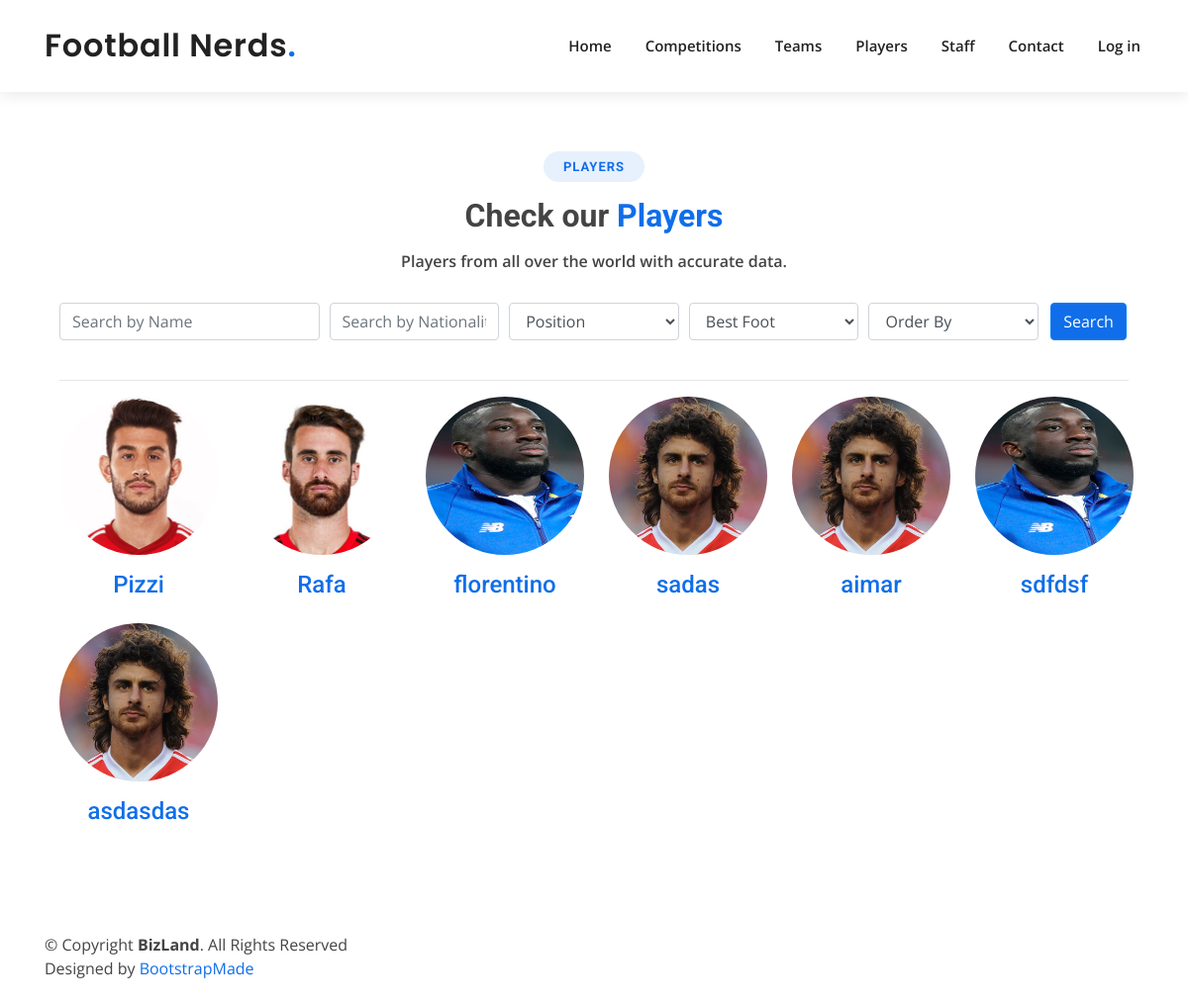
Screenshot of /players/ with the database file from the repository.
### app/models.py (models this page shows, shortened)
class Player(models.Model):
    POSITION_CHOICES = (
        ('Striker', 'ST-Striker'),
        ('Left Winger', 'LW-Left Winger'),
        ('Right Winger', 'RW-Right Winger'),
        ('Central Attacking Midfielder', 'CAM-Central Attacking Midfielder'),
        ('Central Midfielder', 'CM-Central Midfielder'),
        ('Central Defensive Midfielder', 'CDM-Central Defensive Midfielder'),
        ('Left Back', 'LB-Left Back'),
        ('Right Back', 'RB-Right Back'),
        ('Center Back', 'CB-Center Back'),
        ('Goalkeeper', 'GR-Goalkeeper'),
    )
    BEST_FOOT = (('Left', 'L-Left'), ('Right', 'R-Right'), ('Both', 'B-Both'))
    full_name = models.CharField(max_length=120)
    name = models.CharField(max_length=90)
    birthday = models.DateField()
    height = models.FloatField()
    nationality = models.CharField(max_length=70)
    position = models.CharField(max_length=28, choices=POSITION_CHOICES)
    best_foot = models.CharField(max_length=5, choices=BEST_FOOT)
    preferred_number = models.IntegerField()
    player_img = models.CharField(max_length=100, default="default_player.png")

### app/views.py (the view)
# urls.py: path('players/', views.players, name='players'),
def players(request):
    if request.method == 'POST':
        form = PlayerFilterForm(request.POST)
        if form.is_valid():
            full_name = form.cleaned_data['full_name']
            position = form.cleaned_data['position']
            nationality = form.cleaned_data['nationality']
            foot = form.cleaned_data['foot']
            order = form.cleaned_data['order']
            print('Parameters:')
            print(full_name)
            print(position)
            print(nationality)
            print(foot)
            print(order)
            if order != '':
                t_parms = {
                    'players': Player.objects.filter(name__contains=full_name, position__contains=position,
                                                     nationality__contains=nationality,
                                                     best_foot__contains=foot).order_by(order),
                    'form': PlayerFilterForm()
                }
            else:
                t_parms = {
                    'players': Player.objects.filter(name__contains=full_name, position__contains=position,
                                                     nationality__contains=nationality, best_foot__contains=foot),
                    'form': PlayerFilterForm()
                }
    else:
        t_parms = {
            'players': Player.objects.all(),
            'form': PlayerFilterForm()
        }
    return render(request, 'players.html', t_parms)

### templates/players.html (shortened to what this page needs)
<!DOCTYPE html>
{% extends 'layout.html' %}
{% load static %}
{% block content %}
<section id="services" class="services">
        <div class="section-title">
          <h2>Players</h2>
          <h3>Check our <span>Players</span></h3>
          <p>Players from all over the world with accurate data.</p>
        </div>
      <div class="container" data-aos="fade-up">
          <form class="form-row" style="text-align: center" action="{% url 'players' %}" method="post">
              <div class="form-group col-md-3">
              {{ form.full_name }}
              </div>
              <div class="form-group col-md-2">
              {{ form.nationality }}
              </div>
              <div class="form-group col-md-2">
              {{ form.position }}
              </div>
              <div class="form-group col-md-2">
              {{ form.foot }}
              </div>
              <div class="form-group col-md-2">
              {{ form.order }}
              </div>
              <div class="form-group col-md-1">
              <button class="btn btn-primary" style="background: #106eea;" name="search" type="submit" value="search">Search</button>
              </div>
          </form>
            <hr>
       <div class="row">
           {% for player in players %}
          <div class="col-md-6 col-lg-2 d-flex align-items-stretch mb-5 mb-lg-3">
            <div class="d-flex flex-column align-items-center text-center">
                <img src="{% static player.player_img %}" alt="stockfoto" class="rounded-circle" width="160" height="160">
                <div class="mt-3">
                    <h4><a href="{{ player.id }}">{{ player.name }}</a></h4>
                </div>
            </div>
           </div>
           {% endfor %}
       </div>
      </div>
        </div>
{% endblock %}

### app/static/css/style.css (style rules this page uses)
body { font-family: "Open Sans", sans-serif; color: #444444; }
a { color: #106eea; }
h1, h2, h3, h4, h5, h6 { font-family: "Roboto", sans-serif; }
section { padding: 60px 0; overflow: hidden; }
.section-title { text-align: center; padding-bottom: 30px; }
.section-title h2 { font-size: 13px; letter-spacing: 1px; font-weight: 700; padding: 8px 20px; margin: 0; background: #e7f1fd; color: #106eea; display: inline-block; text-transform: uppercase; border-radius: 50px; }
.section-title h3 { margin: 15px 0 0 0; font-size: 32px; font-weight: 700; }
.section-title h3 span { color: #106eea; }
.section-title p { margin: 15px auto 0 auto; font-weight: 600; }
@media (min-width: 1024px) { .section-title p { width: 50%; } }

### rows the page displays
Player: player_img (picture), name "Pizzi"
Player: player_img (picture), name "Rafa"
Player: player_img (picture), name "florentino"
Player: player_img (picture), name "sadas"
Player: player_img (picture), name "aimar"
Player: player_img (picture), name "sdfdsf"
Player: player_img (picture), name "asdasdas"
